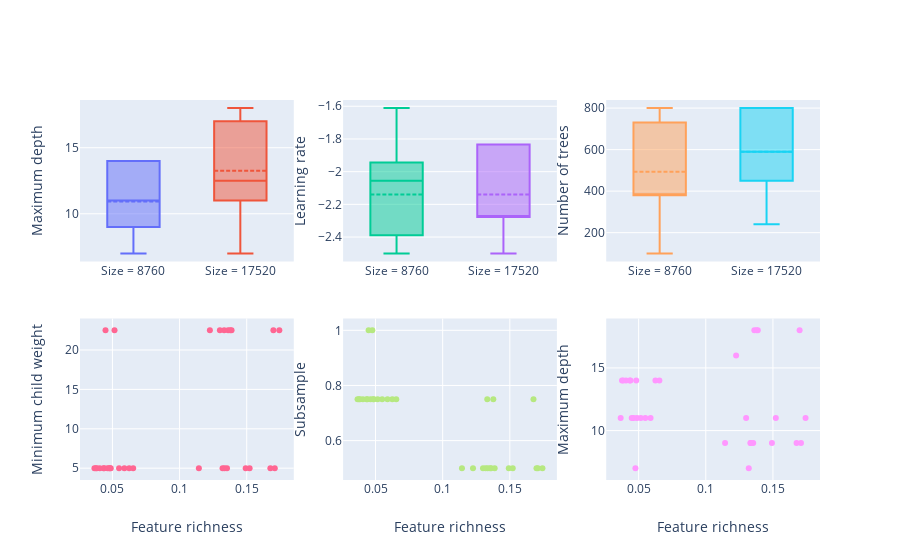

Notebook code cell kept with this figure:
### Markdown cell above
### Old stuff

### Code cell
# size - hyperparameters
fig = make_subplots(
    rows=2,
    cols=3
)

# first row: size
fig.add_trace(go.Box(y=df.loc[df['size'] == 8760]['max_depth'],name='Size = 8760', boxmean=True), row=1, col=1)
fig.add_trace(go.Box(y=df.loc[df['size'] == 17520]['max_depth'],name='Size = 17520', boxmean=True), row=1, col=1)
fig.update_yaxes(title_text='Maximum depth', row=1, col=1)

fig.add_trace(go.Box(y=np.log10(df.loc[df['size'] == 8760]['learning_rate']),name='Size = 8760', boxmean=True), row=1, col=2)
fig.add_trace(go.Box(y=np.log10(df.loc[df['size'] == 17520]['learning_rate']),name='Size = 17520', boxmean=True), row=1, col=2)
fig.update_yaxes(title_text='Learning rate', row=1, col=2)

fig.add_trace(go.Box(y=df.loc[df['size'] == 8760]['num_trees'],name='Size = 8760', boxmean=True), row=1, col=3)
fig.add_trace(go.Box(y=df.loc[df['size'] == 17520]['num_trees'],name='Size = 17520', boxmean=True), row=1, col=3)
fig.update_yaxes(title_text='Number of trees', row=1, col=3)

# second row: feature richness
fig.add_trace(go.Scatter(y=df['min_child_weight'],x=df['pca_rank_cor'], mode='markers'),row=2,col=1)
fig.update_yaxes(title_text='Minimum child weight', row=2, col=1)
fig.update_xaxes(title_text='Feature richness', row=2, col=1)

fig.add_trace(go.Scatter(y=df['subsample'],x=df['pca_rank_cor'], mode='markers'),row=2,col=2)
fig.update_yaxes(title_text='Subsample', row=2, col=2)
fig.update_xaxes(title_text='Feature richness', row=2, col=2)

fig.add_trace(go.Scatter(y=df['max_depth'],x=df['pca_rank_cor'], mode='markers'),row=2,col=3)
fig.update_yaxes(title_text='Maximum depth', row=2, col=3)
fig.update_xaxes(title_text='Feature richness', row=2, col=3)

fig.update_layout(showlegend=False)

fig.show()

### Figure 1 — Plotly figure (JSON) as saved in the notebook; plotly's stock layout.template omitted (floating-point values rounded to 4 significant figures)
{"data": [{"boxmean": true, "name": "Size = 8760", "type": "box", "xaxis": "x", "y": [14, 9, 11, 7, 11, 11, 14, 9, 11, 9, 14, 9, 14, 9, 14, 9], "yaxis": "y"}, {"boxmean": true, "name": "Size = 17520", "type": "box", "xaxis": "x", "y": [14, 11, 7, 9, 11, 18, 11, 18, 11, 16, 14, 11, 14, 18, 11, 18], "yaxis": "y"}, {"boxmean": true, "name": "Size = 8760", "type": "box", "xaxis": "x2", "y": [-2.056, -2.278, -2.278, -2.278, -2.056, -2.056, -2.5, -1.833, -1.611, -2.056, -2.5, -1.833, -2.5, -1.833, -2.5, -2.056], "yaxis": "y2"}, {"boxmean": true, "name": "Size = 17520", "type": "box", "xaxis": "x2", "y": [-2.278, -2.278, -2.056, -1.833, -2.056, -2.278, -1.833, -1.833, -2.278, -2.278, -2.5, -2.278, -2.5, -1.833, -1.833, -2.278], "yaxis": "y2"}, {"boxmean": true, "name": "Size = 8760", "type": "box", "xaxis": "x3", "y": [380, 660, 520, 800, 380, 380, 800, 240, 100, 380, 800, 240, 800, 380, 660, 380], "yaxis": "y3"}, {"boxmean": true, "name": "Size = 17520", "type": "box", "xaxis": "x3", "y": [520, 800, 660, 380, 520, 800, 380, 240, 800, 520, 800, 800, 800, 240, 520, 660], "yaxis": "y3"}, {"mode": "markers", "type": "scatter", "x": [0.04334, 0.04391, 0.1743, 0.1709, 0.0476, 0.05155, 0.1332, 0.132, 0.05497, 0.05889, 0.1362, 0.13, 0.03661, 0.0376, 0.1377, 0.1335, 0.04876, 0.04632, 0.1226, 0.1144, 0.04059, 0.03844, 0.1522, 0.1492, 0.06251, 0.06545, 0.1699, 0.1676, 0.04485, 0.04821, 0.1387, 0.1353], "xaxis": "x4", "y": [5, 5, 22.5, 5, 5, 22.5, 22.5, 5, 5, 5, 22.5, 22.5, 5, 5, 22.5, 5, 5, 5, 22.5, 5, 5, 5, 5, 5, 5, 5, 22.5, 5, 22.5, 5, 22.5, 5], "yaxis": "y4"}, {"mode": "markers", "type": "scatter", "x": [0.04334, 0.04391, 0.1743, 0.1709, 0.0476, 0.05155, 0.1332, 0.132, 0.05497, 0.05889, 0.1362, 0.13, 0.03661, 0.0376, 0.1377, 0.1335, 0.04876, 0.04632, 0.1226, 0.1144, 0.04059, 0.03844, 0.1522, 0.1492, 0.06251, 0.06545, 0.1699, 0.1676, 0.04485, 0.04821, 0.1387, 0.1353], "xaxis": "x5", "y": [0.75, 0.75, 0.5, 0.5, 1, 0.75, 0.75, 0.5, 0.75, 0.75, 0.5, 0.5, 0.75, 0.75, 0.75, 0.5, 0.75, 0.75, 0.5, 0.5, 0.75, 0.75, 0.5, 0.5, 0.75, 0.75, 0.5, 0.75, 1, 0.75, 0.5, 0.5], "yaxis": "y5"}, {"mode": "markers", "type": "scatter", "x": [0.04334, 0.04391, 0.1743, 0.1709, 0.0476, 0.05155, 0.1332, 0.132, 0.05497, 0.05889, 0.1362, 0.13, 0.03661, 0.0376, 0.1377, 0.1335, 0.04876, 0.04632, 0.1226, 0.1144, 0.04059, 0.03844, 0.1522, 0.1492, 0.06251, 0.06545, 0.1699, 0.1676, 0.04485, 0.04821, 0.1387, 0.1353], "xaxis": "x6", "y": [14, 14, 11, 9, 7, 11, 9, 7, 11, 11, 18, 11, 11, 14, 18, 9, 11, 11, 16, 9, 14, 14, 11, 9, 14, 14, 18, 9, 11, 14, 18, 9], "yaxis": "y6"}], "layout": {"autosize": true, "showlegend": false, "xaxis": {"anchor": "y", "autorange": true, "domain": [0, 0.2889], "range": [-0.5, 1.5], "type": "category"}, "xaxis2": {"anchor": "y2", "autorange": true, "domain": [0.3556, 0.6444], "range": [-0.5, 1.5], "type": "category"}, "xaxis3": {"anchor": "y3", "autorange": true, "domain": [0.7111, 1], "range": [-0.5, 1.5], "type": "category"}, "xaxis4": {"anchor": "y4", "autorange": true, "domain": [0, 0.2889], "range": [0.02618, 0.1847], "title": {"text": "Feature richness"}, "type": "linear"}, "xaxis5": {"anchor": "y5", "autorange": true, "domain": [0.3556, 0.6444], "range": [0.02618, 0.1847], "title": {"text": "Feature richness"}, "type": "linear"}, "xaxis6": {"anchor": "y6", "autorange": true, "domain": [0.7111, 1], "range": [0.02618, 0.1847], "title": {"text": "Feature richness"}, "type": "linear"}, "yaxis": {"anchor": "x", "autorange": true, "domain": [0.575, 1], "range": [6.389, 18.61], "title": {"text": "Maximum depth"}, "type": "linear"}, "yaxis2": {"anchor": "x2", "autorange": true, "domain": [0.575, 1], "range": [-2.549, -1.562], "title": {"text": "Learning rate"}, "type": "linear"}, "yaxis3": {"anchor": "x3", "autorange": true, "domain": [0.575, 1], "range": [61.11, 838.9], "title": {"text": "Number of trees"}, "type": "linear"}, "yaxis4": {"anchor": "x4", "autorange": true, "domain": [0, 0.425], "range": [3.266, 24.23], "title": {"text": "Minimum child weight"}, "type": "linear"}, "yaxis5": {"anchor": "x5", "autorange": true, "domain": [0, 0.425], "range": [0.4505, 1.05], "title": {"text": "Subsample"}, "type": "linear"}, "yaxis6": {"anchor": "x6", "autorange": true, "domain": [0, 0.425], "range": [5.91, 19.09], "title": {"text": "Maximum depth"}, "type": "linear"}}}
